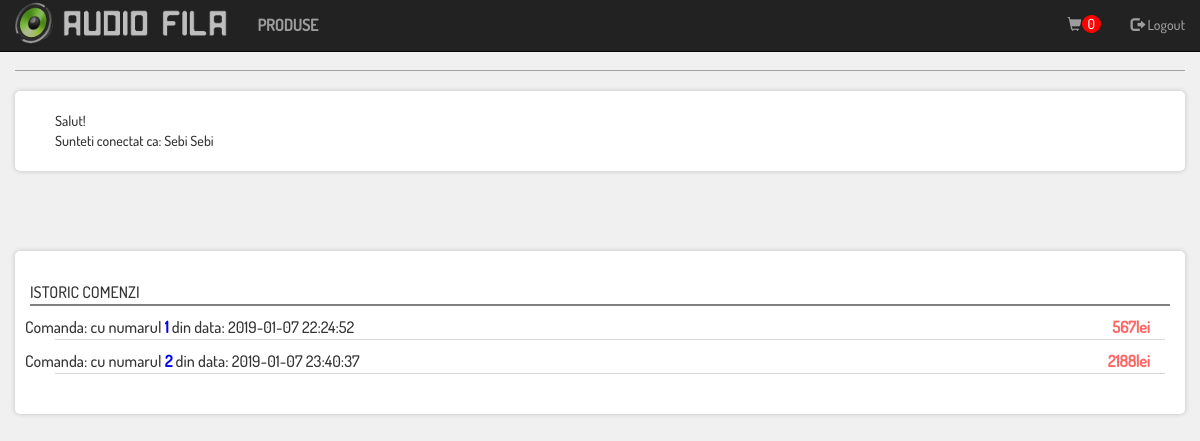
/includes/profile.php (signed in), run on the app's committed database.
### tables this page shows
CREATE TABLE `istoric` (
  `id` int(11) NOT NULL,
  `plata` varchar(64) NOT NULL,
  `email` varchar(64) NOT NULL,
  `judet` varchar(64) NOT NULL,
  `localitate` varchar(64) NOT NULL,
  `strada` varchar(32) NOT NULL,
  `nr` int(11) NOT NULL,
  `bloc` varchar(24) NOT NULL,
  `cod_postal` int(12) NOT NULL,
  `numar_de_telefon` int(24) NOT NULL,
  `termeni` varchar(12) NOT NULL,
  `termenii` varchar(12) NOT NULL,
  `data` varchar(64) NOT NULL,
  `total` varchar(40) NOT NULL
);

### includes/profile.php (the view, shortened to what this page needs)
<!DOCTYPE html>
<html lang="en">
<head>
  <link rel="stylesheet" href="https://maxcdn.bootstrapcdn.com/bootstrap/3.3.7/css/bootstrap.min.css">
  <link rel="stylesheet" href="https://cdnjs.cloudflare.com/ajax/libs/font-awesome/4.7.0/css/font-awesome.min.css">
  <link rel="stylesheet" href="../style.css" />
</head>
<body>
 <nav id="blacker" class="navbar navbar-inverse navbar-fixed-top">
    <div class="conteiner-fluid">
	 <div class="navbar-header">
	    <a class="navbar-brand" href="../index.php"><img src="../imagini/logo.png"></a>
	 </div>
	 <div class="collapse navbar-collapse" id="Navigatie">
	   <ul class="nav navbar-nav navbar-left">
	     <li><a class="menu" href="pre_produse.php"><b>PRODUSE</b></a></li>
	   </ul>
	    <ul class="nav navbar-nav navbar-right">
          <?php
		  require 'connect.php';
          $sql = "SELECT COUNT(id) AS max FROM cos";
          $result = mysqli_query($conectare, $sql);
          $row = $result->fetch_assoc();
 if(!isset($_SESSION['id'])){
  echo'<li><a data-toggle="modal" data-target="#signup"><span class="glyphicon glyphicon-user"></span> Sign Up</a></li>';
  echo'<li><a data-toggle="modal" data-target="#login"><span class="glyphicon glyphicon-log-in"></span> Login</a></li>';
	}else if(isset($_SESSION['id'])){
		echo'<li><a href="cos.php"><span class="glyphicon glyphicon-shopping-cart"></span> <div class="numberCircle">'.$row["max"].'</div></a></li>
		     <li><a href="logout.php"><span class="glyphicon glyphicon-log-out"></span> Logout</a></li>';
	}
?>
       </ul>
	 </div>
	</div>
  </nav>
<div class="container text-center ultimele_adaugate">
         <div class="border">
         </div>
		 </div>
<div class="container">
  <div class="row optiuni">
     <div class="col-sm-6">
<?php
		echo '<p>Salut! <br> Sunteti conectat ca: ' .$_SESSION["nume"].' '.$_SESSION["prenume"];
?>
     </div>
</div>
<br><br>
 </div>
  <br><br>
 <?php
$user = $_SESSION['id'];
$sql = "SELECT ist.id as numar_comanda,ist.data as data_comanda, ist.total FROM istoric ist JOIN arhiva arh ON arh.id_comanda = ist.id where arh.id_user = '$user' GROUP BY ist.id";
$result = mysqli_query($conectare, $sql);
echo'
<div class="container de_cos">
<div class="row cos_cumparaturi">ISTORIC COMENZI</div>
';
if ($result->num_rows > 0) {
    while($row = $result->fetch_assoc()) {
		echo '
        <div class="container_cos">
		<div class="one"><a href="profile.php?var='.$row["numar_comanda"].'">Comanda: cu numarul <b style="color:blue;">'.$row["numar_comanda"].'</b> din data: '.$row["data_comanda"].' </a></div>
		<div class="three"><p>'.$row["total"].'lei </p></div>
		</div>
		';
    }
} else {
    echo ' <p>NU AVETI COMENZI</p>';
}
echo '</div>';
 ?>
 <br><br>
</body>
</html>

### style.css (style rules this page uses)
body { font-family: 'Dosis', sans-serif; letter-spacing:0px; background-color:#f0f0f0; position:relative; }
a { color:inherit; }
p { padding:0 0 0 5px; margin:0; }
.numberCircle { width: 19px; line-height: 1px; border-radius: 50%; text-align: center; padding: 7px 8px 8px 5px; background-color: red; border: 1px solid red; float: right; color: white; }
.ultimele_adaugate { margin:70px 0 20px 0; width:100%; }
.navbar-fixed-top .navbar-collapse { padding:0 15px 0 0 ; }
div.border { border-bottom: 1px solid #a2a2a2; }
.cos_cumparaturi { border-bottom:solid 2px grey; }
.de_cos { border-radius: 5px; padding:30px ; box-shadow: 0px 0px 5px 0px rgba(0,0,0,0.20); font-size:16px; background-color:white; }
.container_cos { display:table; width:100%; margin:10px; border-bottom:1px solid #d9d9d9; }
.one { float:left; margin-left: -30px; }
.three { float:right; padding:0 15px 0 15px; font-weight:bold; color: #ff6666; }
.navbar-brand { padding:0 5px 0 5px; }
.navbar-brand img { height:50px; padding:0 0 4px 0; }
.menu b { font-size:16px; }
.optiuni { border-radius: 5px; padding:20px ; box-shadow: 0px 0px 5px 0px rgba(0,0,0,0.20); background-color: white; }

### data on the page
istoric: id "1", data "2019-01-07 22:24:52", total "567"
istoric: id "2", data "2019-01-07 23:40:37", total "2188"

### other printed values
$row["max"] "0"
$_SESSION["nume"] "Sebi"
$_SESSION["prenume"] "Sebi"
